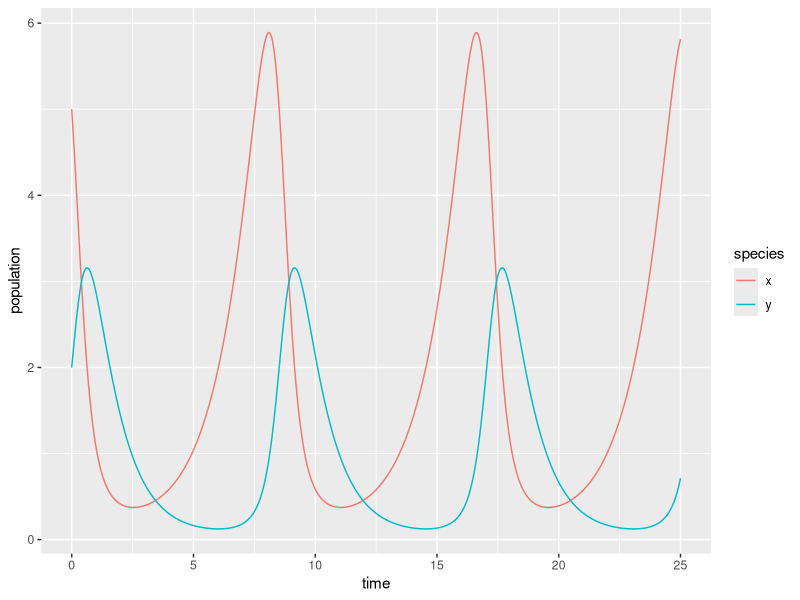

This chart was generated by the following R code:
## ---- chunk 1
knitr::opts_chunk$set(echo = TRUE)
library(tidyverse)
library(deSolve)
## ---- chunk 2
# Create a sequence of times (days): 
time <- seq(0, 25, by = 0.05)

# Set some parameter values (these can change - keep it in mind):
parameters <- c(alpha = .75, beta = 0.8, delta = 0.5, gamma = 1)

# Set the initial condition (prey and predator populations at t = 0).
# Recall: x = prey, y = predator
init_cond <- c(x = 5, y = 2)

# Prepare the series of differential equations as a function: 
lk_equations <- function(time, init_cond, parameters) {
  with(as.list(c(init_cond, parameters)), {
    dxdt = alpha * x - beta * x * y
    dydt = delta * x * y - gamma * y
    return(list(c(dxdt, dydt)))
  })
}

# Find the approximate the solution using `deSolve::ode()`:
approx_lk <- ode(y = init_cond, times = time, func = lk_equations, parms = parameters)

# Check the class: 
class(approx_lk)

# We really want this to be a data frame, and we want both prey (x) and predator (y) to be in the same column -- we'll learn why in EDS 221 (tidy data)
approx_lk_df <- data.frame(approx_lk) %>% 
  pivot_longer(cols = c(x,y), names_to = "species", values_to = "population")

# Plot it! 
ggplot(data = approx_lk_df, aes(x = time, y = population)) +
  geom_line(aes(color = species))
